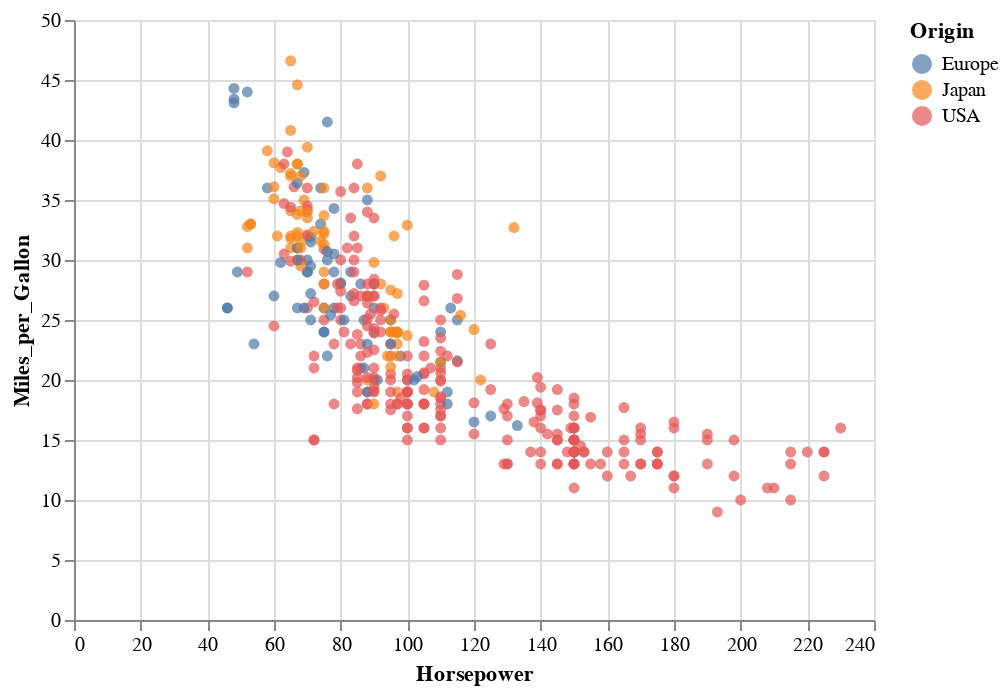

The notebook cell saved with this chart:
### Code cell
#Do interactive cells for Vega work? import altair as alt
from vega_datasets import data

source = data.cars()

alt.Chart(source).mark_circle().encode(
    x='Horsepower',
    y='Miles_per_Gallon',
    color='Origin',
).interactive()

### Figure 1 — Vega-Lite specification as saved in the notebook (floating-point values rounded to 4 significant figures; data arrays with more than 128 entries replaced by an {"elided": "..."} marker saying what was removed)
{"config": {"view": {"continuousWidth": 400, "continuousHeight": 300}}, "data": {"name": "data-f02450ab61490a1363517a0190416235"}, "mark": "circle", "encoding": {"color": {"type": "nominal", "field": "Origin"}, "x": {"type": "quantitative", "field": "Horsepower"}, "y": {"type": "quantitative", "field": "Miles_per_Gallon"}}, "selection": {"selector001": {"type": "interval", "bind": "scales", "encodings": ["x", "y"]}}, "$schema": "https://vega.github.io/schema/vega-lite/v4.8.1.json", "datasets": {"data-f02450ab61490a1363517a0190416235": {"elided": "406 records"}}}
